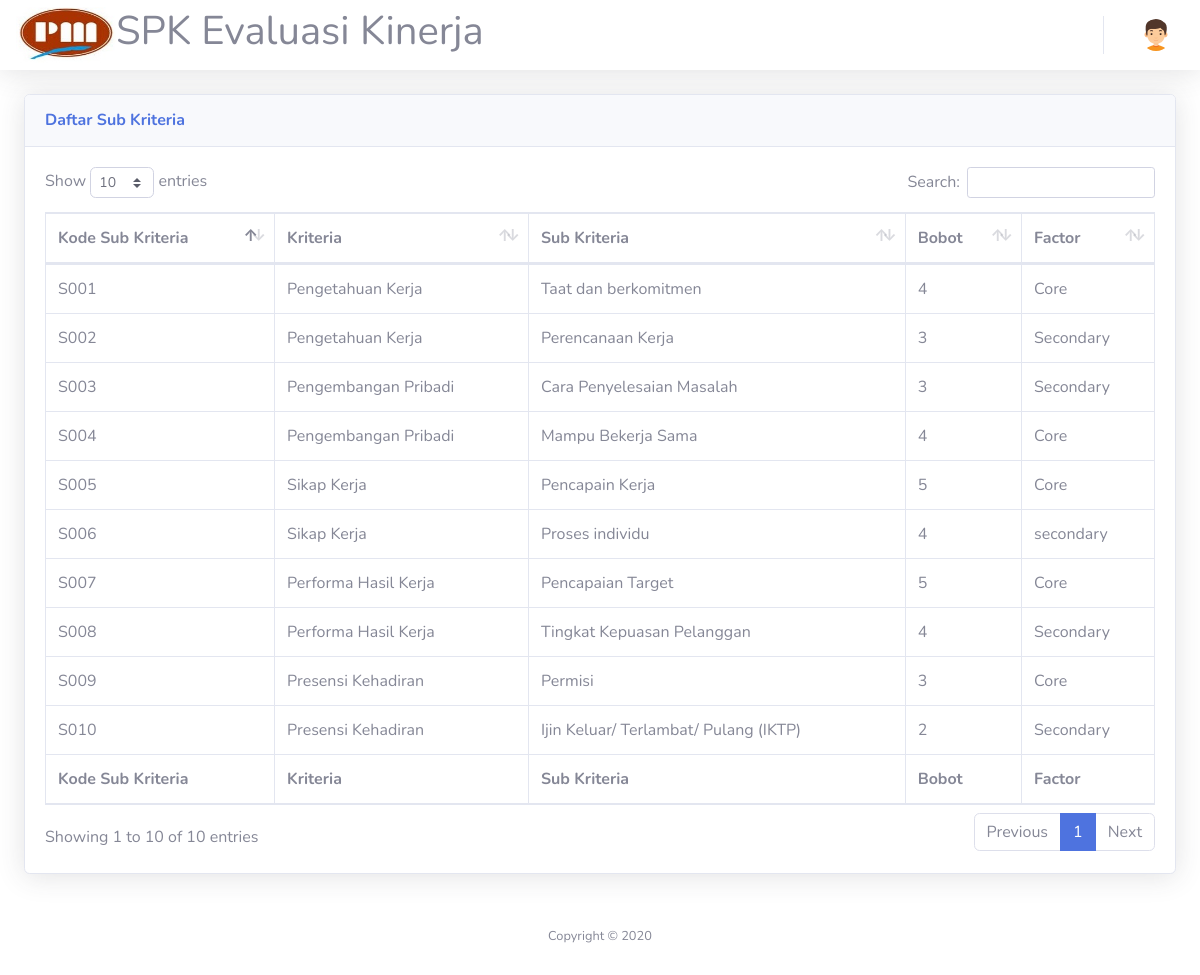
/penilai-subkriteria.php (signed in), run on the app's committed database.
### tables this page shows
CREATE TABLE `subkriteria` (
  `kode_subkriteria` varchar(11) NOT NULL,
  `kode_kriteria` varchar(11) NOT NULL,
  `subkriteria` varchar(50) NOT NULL,
  `bobot` int(11) NOT NULL,
  `factor` varchar(20) NOT NULL
);

CREATE TABLE `kriteria` (
  `kode_kriteria` varchar(11) NOT NULL,
  `nama_kriteria` varchar(40) NOT NULL,
  `presentase` int(5) NOT NULL
);

### penilai-subkriteria.php (the view, shortened to what this page needs)
<!DOCTYPE html>
<html lang="en">
<head>
  <link href="vendor/fontawesome-free/css/all.min.css" rel="stylesheet" type="text/css">
  <link href="css/sb-admin-2.min.css" rel="stylesheet">
  <link href="vendor/datatables/dataTables.bootstrap4.min.css" rel="stylesheet">
</head>
<body id="page-top">
<?php require 'koneksi.php'; ?>
      <div id="content">
<?php require ('navbar.php'); ?>
        <div class="container-fluid">
          <div class="card shadow mb-4">
            <div class="card-header py-3">
              <h6 class="m-0 font-weight-bold text-primary">Daftar Sub Kriteria</h6>
            </div>
            <div class="card-body">
              <div class="table-responsive">
                <table class="table table-bordered" id="dataTable" width="100%" cellspacing="0">
                  <thead>
                    <tr>
                      <th>Kode Sub Kriteria</th>
                      <th>Kriteria</th>
                      <th>Sub Kriteria</th>
                      <th>Bobot</th>
                      <th>Factor</th>
                    </tr>
                  </thead>
                  <tfoot>
                    <tr>
                      <th>Kode Sub Kriteria</th>
                      <th>Kriteria</th>
                      <th>Sub Kriteria</th>
                      <th>Bobot</th>
                      <th>Factor</th>
                    </tr>
                  </tfoot>
                  <tbody>
				  <?php
$query = mysqli_query($koneksi,"SELECT *From subkriteria s LEFT JOIN kriteria k ON k.kode_kriteria=s.kode_kriteria ORDER BY s.kode_kriteria ASC, s.kode_subkriteria");
while ($data = mysqli_fetch_assoc($query))
{
?>
                    <tr>
                      <td><?=$data['kode_subkriteria']?></td>
                      <td><?=$data['nama_kriteria']?></td>
                      <td><?=$data['subkriteria']?></td>
                      <td><?=$data['bobot']?></td>
                      <td><?=$data['factor']?></td>
</tr>
<?php
}
?>
                  </tbody>
                </table>
              </div>
            </div>
          </div>
        </div>
      </div>
<?php require 'footer.php'?>
</body>
</html>

### data on the page
subkriteria: kode_subkriteria "S001", kode_kriteria.nama_kriteria "Pengetahuan Kerja", subkriteria "Taat dan berkomitmen", bobot "4", factor "Core"
subkriteria: kode_subkriteria "S002", kode_kriteria.nama_kriteria "Pengetahuan Kerja", subkriteria "Perencanaan Kerja", bobot "3", factor "Secondary"
subkriteria: kode_subkriteria "S003", kode_kriteria.nama_kriteria "Pengembangan Pribadi", subkriteria "Cara Penyelesaian Masalah", bobot "3", factor "Secondary"
subkriteria: kode_subkriteria "S004", kode_kriteria.nama_kriteria "Pengembangan Pribadi", subkriteria "Mampu Bekerja Sama", bobot "4", factor "Core"
subkriteria: kode_subkriteria "S005", kode_kriteria.nama_kriteria "Sikap Kerja", subkriteria "Pencapain Kerja", bobot "5", factor "Core"
subkriteria: kode_subkriteria "S006", kode_kriteria.nama_kriteria "Sikap Kerja", subkriteria "Proses individu", bobot "4", factor "secondary"
subkriteria: kode_subkriteria "S007", kode_kriteria.nama_kriteria "Performa Hasil Kerja", subkriteria "Pencapaian Target", bobot "5", factor "Core"
subkriteria: kode_subkriteria "S008", kode_kriteria.nama_kriteria "Performa Hasil Kerja", subkriteria "Tingkat Kepuasan Pelanggan", bobot "4", factor "Secondary"
subkriteria: kode_subkriteria "S009", kode_kriteria.nama_kriteria "Presensi Kehadiran", subkriteria "Permisi", bobot "3", factor "Core"
subkriteria: kode_subkriteria "S010", kode_kriteria.nama_kriteria "Presensi Kehadiran", subkriteria "Ijin Keluar/ Terlambat/ Pulang (IKTP)", bobot "2", factor "Secondary"
